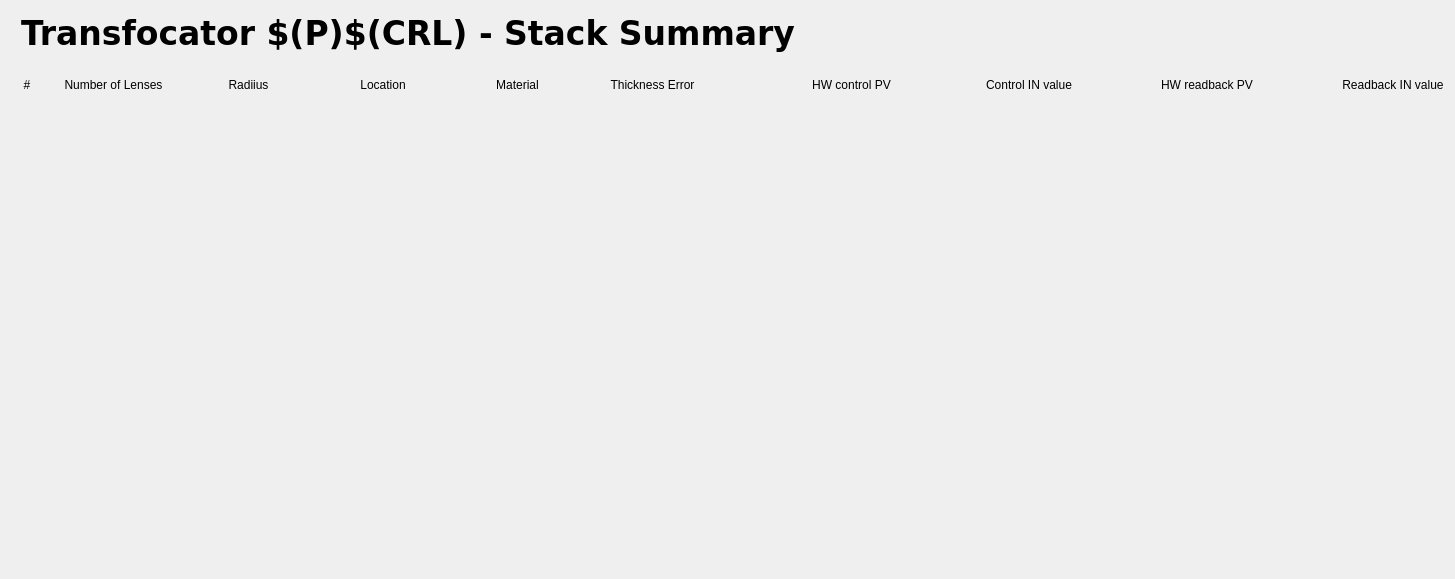
<?xml version="1.0" encoding="UTF-8"?>
<ui version="4.0">
 <class>Form</class>
 <widget class="QWidget" name="Form">
  <property name="geometry">
   <rect>
    <x>0</x>
    <y>0</y>
    <width>1455</width>
    <height>579</height>
   </rect>
  </property>
  <property name="windowTitle">
   <string>Form</string>
  </property>
  <layout class="QVBoxLayout" name="verticalLayout_2">
   <item>
    <layout class="QVBoxLayout" name="verticalLayout" stretch="1,1,10">
     <item>
      <widget class="caFrame" name="caframe_8">
       <property name="sizePolicy">
        <sizepolicy hsizetype="Expanding" vsizetype="Preferred">
         <horstretch>0</horstretch>
         <verstretch>0</verstretch>
        </sizepolicy>
       </property>
       <property name="maximumSize">
        <size>
         <width>16777215</width>
         <height>16777215</height>
        </size>
       </property>
       <property name="lineWidth">
        <number>0</number>
       </property>
       <property name="background">
        <color>
         <red>0</red>
         <green>53</green>
         <blue>132</blue>
        </color>
       </property>
       <property name="backgroundMode">
        <enum>caFrame::Filled</enum>
       </property>
       <layout class="QHBoxLayout" name="horizontalLayout">
        <property name="spacing">
         <number>5</number>
        </property>
        <property name="leftMargin">
         <number>10</number>
        </property>
        <property name="topMargin">
         <number>2</number>
        </property>
        <property name="rightMargin">
         <number>0</number>
        </property>
        <property name="bottomMargin">
         <number>2</number>
        </property>
        <item>
         <widget class="caLabel" name="calabel">
          <property name="enabled">
           <bool>true</bool>
          </property>
          <property name="sizePolicy">
           <sizepolicy hsizetype="Preferred" vsizetype="Preferred">
            <horstretch>0</horstretch>
            <verstretch>0</verstretch>
           </sizepolicy>
          </property>
          <property name="maximumSize">
           <size>
            <width>16777215</width>
            <height>16777215</height>
           </size>
          </property>
          <property name="font">
           <font>
            <family>Verdana</family>
            <pointsize>25</pointsize>
            <weight>75</weight>
            <bold>true</bold>
           </font>
          </property>
          <property name="text">
           <string>Transfocator $(P)$(CRL) - Stack Summary</string>
          </property>
          <property name="alignment">
           <set>Qt::AlignLeading|Qt::AlignLeft|Qt::AlignVCenter</set>
          </property>
          <property name="fontScaleMode">
           <enum>ESimpleLabel::Height</enum>
          </property>
          <property name="foreground">
           <color>
            <red>228</red>
            <green>228</green>
            <blue>228</blue>
           </color>
          </property>
          <property name="background">
           <color alpha="0">
            <red>160</red>
            <green>160</green>
            <blue>164</blue>
           </color>
          </property>
         </widget>
        </item>
       </layout>
      </widget>
     </item>
     <item>
      <layout class="QHBoxLayout" name="horizontalLayout_2" stretch="1,4,4,4,4,4,8,2,8,2">
       <item>
        <widget class="QLabel" name="label_6">
         <property name="text">
          <string>#</string>
         </property>
         <property name="alignment">
          <set>Qt::AlignCenter</set>
         </property>
        </widget>
       </item>
       <item>
        <widget class="QLabel" name="label_5">
         <property name="text">
          <string>Number of Lenses</string>
         </property>
         <property name="alignment">
          <set>Qt::AlignCenter</set>
         </property>
        </widget>
       </item>
       <item>
        <widget class="QLabel" name="label_4">
         <property name="text">
          <string>Radiius</string>
         </property>
         <property name="alignment">
          <set>Qt::AlignCenter</set>
         </property>
        </widget>
       </item>
       <item>
        <widget class="QLabel" name="label_3">
         <property name="text">
          <string>Location</string>
         </property>
         <property name="alignment">
          <set>Qt::AlignCenter</set>
         </property>
        </widget>
       </item>
       <item>
        <widget class="QLabel" name="label_2">
         <property name="text">
          <string>Material</string>
         </property>
         <property name="alignment">
          <set>Qt::AlignCenter</set>
         </property>
        </widget>
       </item>
       <item>
        <widget class="QLabel" name="label_7">
         <property name="text">
          <string>Thickness Error</string>
         </property>
         <property name="alignment">
          <set>Qt::AlignCenter</set>
         </property>
        </widget>
       </item>
       <item>
        <widget class="QLabel" name="label_8">
         <property name="text">
          <string>HW control PV</string>
         </property>
         <property name="alignment">
          <set>Qt::AlignCenter</set>
         </property>
        </widget>
       </item>
       <item>
        <widget class="QLabel" name="label_10">
         <property name="text">
          <string>Control IN value</string>
         </property>
         <property name="alignment">
          <set>Qt::AlignCenter</set>
         </property>
        </widget>
       </item>
       <item>
        <widget class="QLabel" name="label">
         <property name="text">
          <string>HW readback PV</string>
         </property>
         <property name="alignment">
          <set>Qt::AlignCenter</set>
         </property>
        </widget>
       </item>
       <item>
        <widget class="QLabel" name="label_9">
         <property name="text">
          <string>Readback IN value</string>
         </property>
         <property name="alignment">
          <set>Qt::AlignCenter</set>
         </property>
        </widget>
       </item>
      </layout>
     </item>
     <item>
      <widget class="caInclude" name="cainclude">
       <property name="macro">
        <string>P=$(P),CRL=$(CRL),M=01;P=$(P),CRL=$(CRL),M=02;P=$(P),CRL=$(CRL),M=03;P=$(P),CRL=$(CRL),M=04;P=$(P),CRL=$(CRL),M=05;P=$(P),CRL=$(CRL),M=06;P=$(P),CRL=$(CRL),M=07;P=$(P),CRL=$(CRL),M=08;P=$(P),CRL=$(CRL),M=09;P=$(P),CRL=$(CRL),M=10</string>
       </property>
       <property name="filename" stdset="0">
        <string notr="true">pydev_transfocator_stack.ui</string>
       </property>
       <property name="stacking">
        <enum>caInclude::Row</enum>
       </property>
       <property name="numberOfItems" stdset="0">
        <number>10</number>
       </property>
       <property name="adjustSizeToContents" stdset="0">
        <bool>false</bool>
       </property>
       <property name="frameColor">
        <color alpha="0">
         <red>200</red>
         <green>200</green>
         <blue>200</blue>
        </color>
       </property>
      </widget>
     </item>
    </layout>
   </item>
  </layout>
 </widget>
 <customwidgets>
  <customwidget>
   <class>caFrame</class>
   <extends>QFrame</extends>
   <header>caFrame</header>
   <container>1</container>
  </customwidget>
  <customwidget>
   <class>caLabel</class>
   <extends>QLabel</extends>
   <header>caLabel</header>
  </customwidget>
  <customwidget>
   <class>caInclude</class>
   <extends>QWidget</extends>
   <header>caInclude</header>
  </customwidget>
 </customwidgets>
 <resources/>
 <connections/>
</ui>
